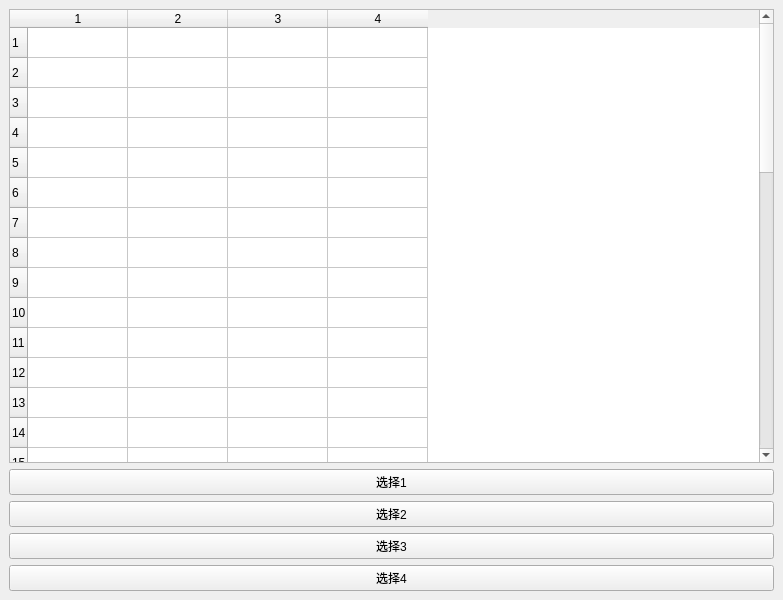
<?xml version="1.0" encoding="UTF-8"?>
<ui version="4.0">
 <class>Window01</class>
 <widget class="QMainWindow" name="Window01">
  <property name="geometry">
   <rect>
    <x>0</x>
    <y>0</y>
    <width>783</width>
    <height>600</height>
   </rect>
  </property>
  <property name="windowTitle">
   <string>Window01</string>
  </property>
  <widget class="QWidget" name="centralwidget">
   <layout class="QVBoxLayout" name="verticalLayout">
    <item>
     <widget class="QTableWidget" name="tableWidget">
      <row/>
      <row/>
      <row/>
      <row/>
      <row/>
      <row/>
      <row/>
      <row/>
      <row/>
      <row/>
      <row/>
      <row/>
      <row/>
      <row/>
      <row/>
      <row/>
      <row/>
      <row/>
      <row/>
      <row/>
      <row/>
      <row/>
      <row/>
      <row/>
      <row/>
      <row/>
      <row/>
      <row/>
      <row/>
      <row/>
      <row/>
      <row/>
      <row/>
      <row/>
      <row/>
      <row/>
      <row/>
      <row/>
      <row/>
      <row/>
      <column/>
      <column/>
      <column/>
      <column/>
      <item row="0" column="0">
       <property name="font">
        <font>
         <bold>true</bold>
        </font>
       </property>
      </item>
     </widget>
    </item>
    <item>
     <widget class="QPushButton" name="pushButton1">
      <property name="text">
       <string>选择1</string>
      </property>
     </widget>
    </item>
    <item>
     <widget class="QPushButton" name="pushButton2">
      <property name="text">
       <string>选择2</string>
      </property>
     </widget>
    </item>
    <item>
     <widget class="QPushButton" name="pushButton3">
      <property name="text">
       <string>选择3</string>
      </property>
     </widget>
    </item>
    <item>
     <widget class="QPushButton" name="pushButton4">
      <property name="text">
       <string>选择4</string>
      </property>
     </widget>
    </item>
   </layout>
  </widget>
 </widget>
 <resources/>
 <connections/>
</ui>
